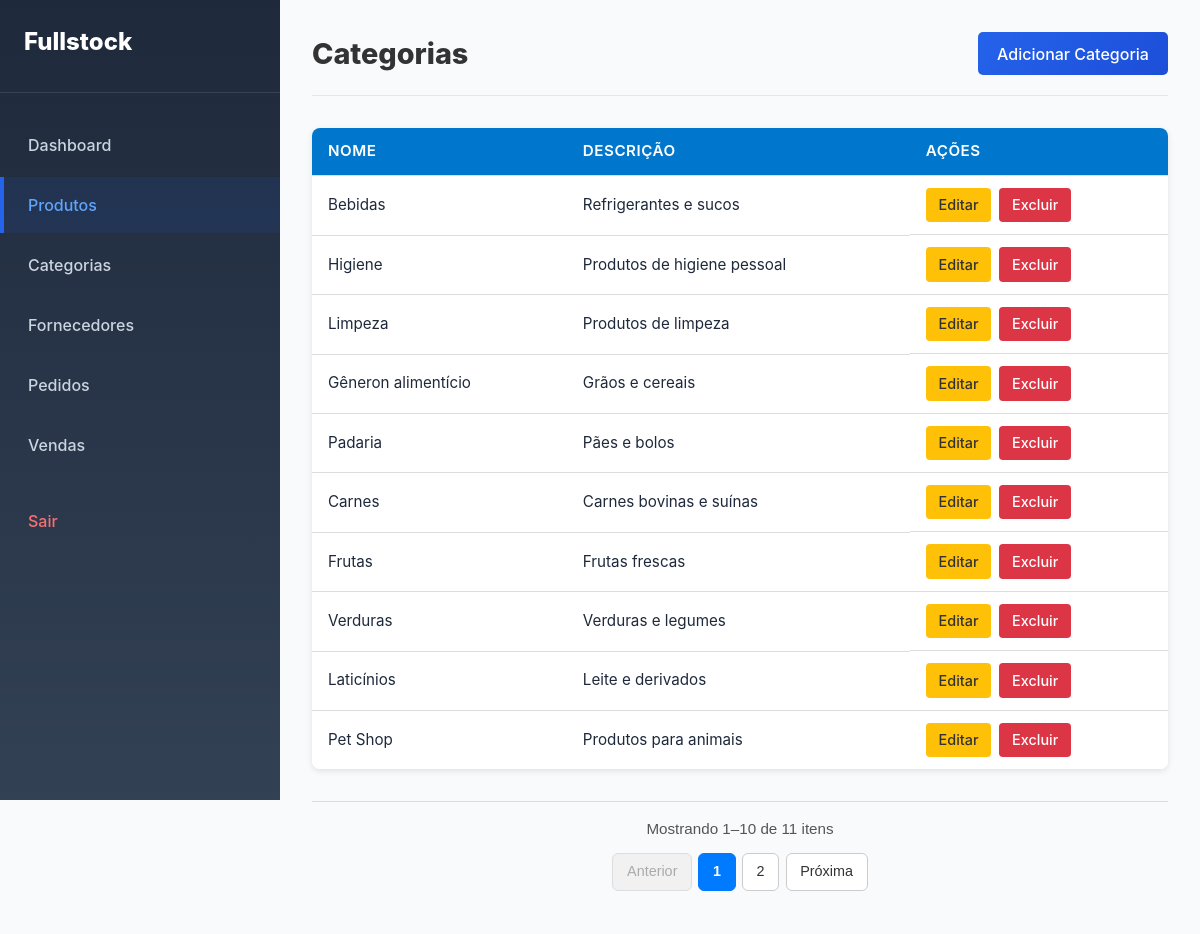
Screenshot of /categorys/ (signed in) with the database file from the repository.
### stock/models.py (models this page shows, shortened)
class Category(models.Model):
    name = models.CharField(max_length=50)
    description = models.CharField(max_length=50)

### stock/views.py (the view)
# urls.py: path('categorys/', views.CategoryListView.as_view(), name='categorys'),
@method_decorator(login_required, name='dispatch')
class CategoryListView(ListView):
    model = Category
    template_name = 'stock/categorys.html'
    context_object_name = 'category_list'
    paginate_by = 10
    ordering = ['id']
    def get_context_data(self, **kwargs):
        context = super().get_context_data(**kwargs)
        paginator = context['paginator']
        page_obj = context['page_obj']
        context.update({
            'start_index': page_obj.start_index(),
            'end_index': page_obj.end_index(),
            'total_items': paginator.count,
        })
        return context

### stock/models.py (called while the page is built)
    @property
    def is_admin(self):
        return self.is_staff or self.is_superuser or self.groups.filter(name="ADMIN").exists()

### stock/templates/stock/categorys.html
{% extends 'base.html' %}
{% block main %}
<header class="page-header">
    <h1>Categorias</h1>
    <a class="btn-primary" href="{% url 'createCategory' %}">Adicionar Categoria</a>
</header>
{% if category_list %}
<div class="table-container">
    <table class="data-table">
        <thead>
        <tr>
            <th>Nome</th>
            <th>Descrição</th>
            <th class="actions-header">Ações</th>
        </tr>
        </thead>
        <tbody>
        {% for category in page_obj %}
        <tr>
            <td>{{ category.name }}</td>
            <td>{{ category.description }}</td>
            <td class="data-table actions">
                <a href="{% url 'updateCategory' category.id %}" class="btn-edit">Editar</a>
                <a href="{% url 'deleteCategory' category.id %}" class="btn-delete">Excluir</a>
            </td>
        </tr>
        {% endfor %}
        </tbody>
    </table>
</div>
{% else %}
<p>Nenhuma categoria cadastrada.</p>
{% endif %}
{% include 'pagination.html' %}
{% endblock %}

### templates/base.html (shortened to what this page needs)
{%load static%}
<!DOCTYPE html>
<html lang="pt-BR">
<head>
    <link href="{% static 'css/main.css' %}" rel="stylesheet">
    <link href="{% static 'css/dashboard.css' %}" rel="stylesheet">
    <link href="{% static 'css/analytics.css' %}" rel="stylesheet">
    <link href="{% static 'css/dashboard.css' %}" rel="stylesheet">
    <link href="{% static 'css/product-detail.css' %}" rel="stylesheet">
    <link href="{% static 'css/products.css' %}" rel="stylesheet">
    <link href="{% static 'css/pagination.css' %}" rel="stylesheet">
    <link href="{% static 'css/filter.css' %}" rel="stylesheet">
    <link href="{% static 'css/table-list.css' %}" rel="stylesheet">
</head>
<body>
    <div class="app-container">
        <nav class="sidebar">
            <div class="sidebar-header">
                <h2>Fullstock</h2>
            </div>
            <ul class="nav-menu">
                {% if user.is_authenticated and user.is_admin %}
                <li><a href="{% url 'dashboard'%}" class="nav-link">Dashboard</a></li>
                {% endif %}
                <li><a href="{% url 'products'%}" class="nav-link active">Produtos</a></li>
                <li><a href="{% url 'categorys'%}" class="nav-link">Categorias</a></li>
                <li><a href="{% url 'providers'%}" class="nav-link">Fornecedores</a></li>
                <li><a href="{% url 'orders'%}" class="nav-link">Pedidos</a></li>
                <li><a href="{% url 'sales'%}" class="nav-link">Vendas</a></li>
                <li><a href="{% url 'logout'%}" class="nav-link logout">Sair</a></li>
            </ul>
        </nav>
        <main class="main-content">
            {% block main %}
            {% endblock %}
        </main>
    </div>
</body>
</html>

### templates/pagination.html
{% if page_obj.has_other_pages %}
<div class="pagination-container">
    <div class="pagination-info">
        Mostrando {{ start_index }}–{{ end_index }} de {{ total_items }} itens
    </div>
    <div class="pagination-controls">
        {% if page_obj.has_previous %}
        <a href="?page={{ page_obj.previous_page_number }}" class="pagination-btn">Anterior</a>
        {% else %}
        <span class="pagination-btn disabled">Anterior</span>
        {% endif %}
        {% for page_num in page_obj.paginator.page_range %}
        {% if page_num == page_obj.number %}
        <span class="pagination-page active">{{ page_num }}</span>
        {% else %}
        <a href="?page={{ page_num }}" class="pagination-page">{{ page_num }}</a>
        {% endif %}
        {% endfor %}
        {% if page_obj.has_next %}
        <a href="?page={{ page_obj.next_page_number }}" class="pagination-btn">Próxima</a>
        {% else %}
        <span class="pagination-btn disabled">Próxima</span>
        {% endif %}
    </div>
</div>
{% endif %}

### static/css/main.css (style rules this page uses)
* { margin: 0; padding: 0; box-sizing: border-box; }
body { font-family: -apple-system, BlinkMacSystemFont, 'Segoe UI', 'Roboto', sans-serif; line-height: 1.5; background-color: #f8fafc; color: #1e293b; }
.btn-primary { background: linear-gradient(135deg, #2563eb, #1d4ed8); color: white; border: none; padding: 12px 24px; border-radius: 8px; font-size: 16px; font-weight: 600; cursor: pointer; transition: all 0.2s ease; }

### static/css/dashboard.css (style rules this page uses)
.app-container { display: flex; min-height: 100vh; background: #f8fafc; }
.sidebar { width: 280px; background: linear-gradient(180deg, #1e293b 0%, #334155 100%); padding: 24px 0; position: fixed; height: 100vh; overflow-y: auto; }
.sidebar-header { padding: 0 24px 32px 24px; border-bottom: 1px solid rgba(255, 255, 255, 0.1); }
.sidebar-header h2 { color: white; font-size: 24px; font-weight: 800; margin: 0; }
.nav-menu { list-style: none; padding: 24px 0 0 0; margin: 0; }
.nav-menu li { margin-bottom: 4px; }
.nav-link { display: block; padding: 16px 24px; color: #cbd5e1; text-decoration: none; font-weight: 500; transition: all 0.2s ease; border-left: 4px solid transparent; }
.nav-link.active { background: rgba(37, 99, 235, 0.1); color: #60a5fa; border-left-color: #2563eb; }
.nav-link.logout { color: #f87171; margin-top: 20px; }
.main-content { flex: 1; margin-left: 280px; padding: 32px; background: #f8fafc; }
.page-header { display: flex; justify-content: space-between; align-items: center; margin-bottom: 32px; padding-bottom: 20px; border-bottom: 1px solid #e2e8f0; }
.page-header h1 { font-size: 32px; font-weight: 800; color: #1e293b; margin: 0; }

### static/css/pagination.css (style rules this page uses)
.pagination-container { display: flex; flex-direction: column; align-items: center; gap: 0.75rem; margin-top: 2rem; padding: 1rem; border-top: 1px solid #ddd; font-family: 'Poppins', sans-serif; }
.pagination-info { font-size: 0.95rem; color: #555; }
.pagination-controls { display: flex; flex-wrap: wrap; justify-content: center; gap: 0.4rem; }
.pagination-btn, .pagination-page { padding: 0.45rem 0.85rem; border-radius: 6px; text-decoration: none; border: 1px solid #ccc; font-size: 0.9rem; color: #333; background-color: #fff; transition: all 0.2s ease-in-out; }
.pagination-page.active { background-color: #007bff; color: white; border-color: #007bff; font-weight: 600; }
.pagination-btn.disabled { background-color: #f1f1f1; color: #aaa; border-color: #ddd; cursor: not-allowed; }

### static/css/table-list.css (style rules this page uses)
.table-container { width: 100%; overflow-x: auto; margin-top: 2rem; border-radius: 8px; box-shadow: 0 2px 6px rgba(0, 0, 0, 0.1); }
.data-table { width: 100%; border-collapse: collapse; background-color: #fff; font-size: 0.95rem; text-align: left; }
.data-table thead { background-color: #0077cc; color: #fff; }
.data-table th, .data-table td { padding: 0.75rem 1rem; border-bottom: 1px solid #ddd; }
.data-table th { font-weight: 600; text-transform: uppercase; letter-spacing: 0.5px; }
.data-table tbody tr:last-child td { border-bottom: none; }
.page-header { display: flex; justify-content: space-between; align-items: center; margin-bottom: 1.5rem; }
.page-header h1 { font-size: 1.8rem; color: #333; }
.btn-primary { background-color: #0077cc; color: #fff; padding: 0.6rem 1.2rem; border-radius: 5px; text-decoration: none; font-weight: 500; transition: background-color 0.3s ease; }
.actions { display: flex; gap: 0.5rem; }
.btn-edit, .btn-delete { padding: 0.4rem 0.8rem; border-radius: 4px; text-decoration: none; font-weight: 500; font-size: 0.9rem; transition: all 0.3s ease; }
.btn-edit { background-color: #ffc107; color: #333; }
.btn-delete { background-color: #dc3545; color: #fff; }

### rows the page displays
Category: name "Bebidas", description "Refrigerantes e sucos"
Category: name "Higiene", description "Produtos de higiene pessoal"
Category: name "Limpeza", description "Produtos de limpeza"
Category: name "Gêneron alimentício", description "Grãos e cereais"
Category: name "Padaria", description "Pães e bolos"
Category: name "Carnes", description "Carnes bovinas e suínas"
Category: name "Frutas", description "Frutas frescas"
Category: name "Verduras", description "Verduras e legumes"
Category: name "Laticínios", description "Leite e derivados"
Category: name "Pet Shop", description "Produtos para animais"

### other values shown
{{ start_index }} "1"
{{ end_index }} "10"
{{ total_items }} "11"
{{ page_num }} "1"
{{ page_num }} "2"
